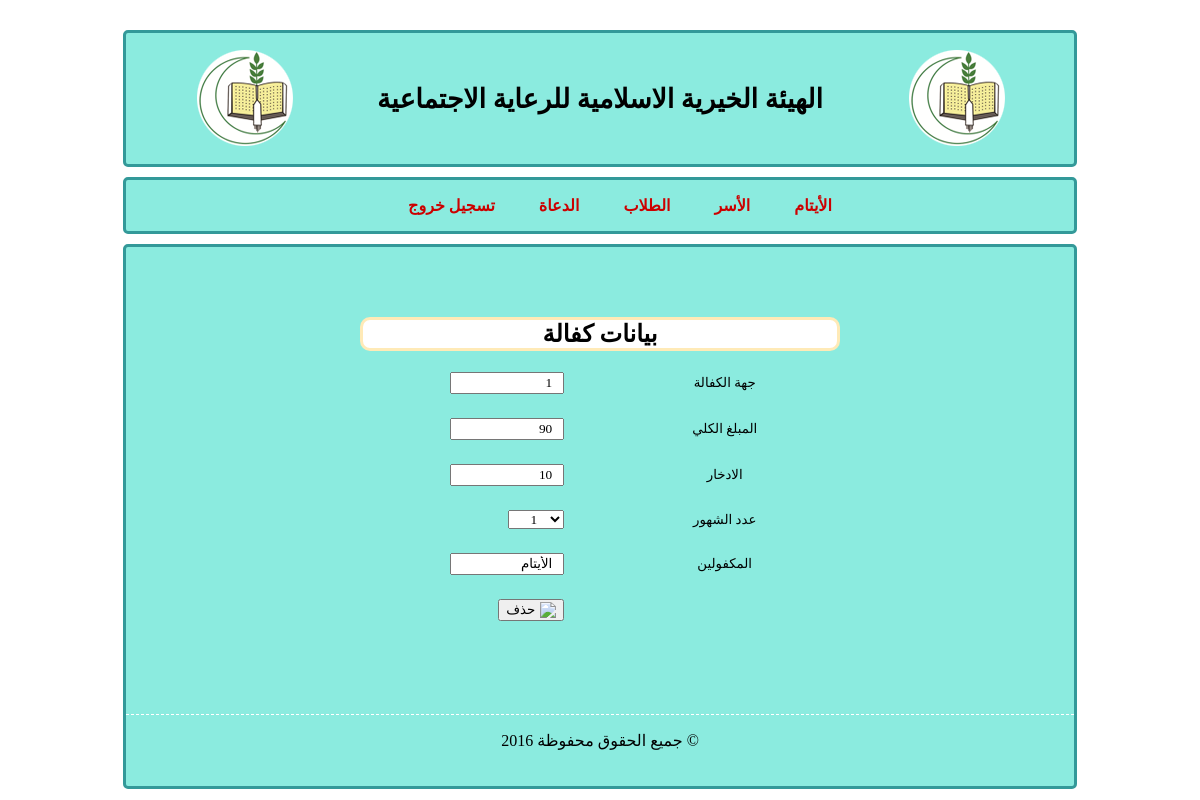
/admin/kafala/kafala.php?id=1, run on the app's committed database.
### tables this page shows
CREATE TABLE IF NOT EXISTS `sponsorship` (
  `id` int(11) NOT NULL AUTO_INCREMENT,
  `amount` int(11) NOT NULL,
  `date` date NOT NULL,
  `saving` int(11) NOT NULL,
  `sponsor` int(11) NOT NULL,
  `month_no` int(11) NOT NULL,
  `sponsored` int(11) NOT NULL,
  PRIMARY KEY (`id`),
  KEY `sponsor` (`sponsor`)
);

### utils/kafalaAPI.php (called while the page is built, shortened)
<?php
function fp_kafala_get($extra = ''){
	$query = sprintf("SELECT * FROM `sponsorship` %s",$extra);
	$qresult = @mysql_query($query);
	$rcount = mysql_num_rows($qresult);
	$kafala = array();
	for($i = 0 ; $i < $rcount ; $i++)
		$kafala[@count($kafala)] = @mysql_fetch_object($qresult);
	return $kafala ;
	}
function fp_kafala_get_by_id($id){
	$oid = (int)$id;
	$kafalas = fp_kafala_get("WHERE `id` = ".$oid);
	$kafala = $kafalas[0];
	return $kafala ;
	}
?>

### admin/kafala/kafala.php (the view, shortened to what this page needs)
<!DOCTYPE html PUBLIC "-//W3C//DTD XHTML 1.0 Transitional//EN" "http://www.w3.org/TR/xhtml1/DTD/xhtml1-transitional.dtd">
<html xmlns="http://www.w3.org/1999/xhtml">
<head>
<link href="../../style/pageStyle.css" rel="stylesheet" type="text/css" />
</head>
<body>
<div id="title">
<table width="90%" border="0" align="center">
  <tr>
    <td><img src="../../images/logo.png" /></td>
    <td><h1>الهيئة الخيرية الاسلامية للرعاية الاجتماعية</h1></td>
    <td><img src="../../images/logo.png" /></td>
  </tr>
</table>
</div>
<div class="menu">
	<ul>
      <li><a href="../employee/orphan/cars.html">تسجيل خروج</a>
      <li><a href="../employee/orphan/customers.html">الدعاة</a>
      <li><a href="../employee/orphan/employees.html">الطلاب</a>
      <li><a href="../employee/orphan/reports.html">الأسر</a>
      <li><a href="../employee/orphan/main.html">الأيتام</a>
   </ul>
</div>
<div class="main">
<div class="login">
    <h2 align="center" class="adress">بيانات كفالة </h2>
<br />
<?php
	include('../../utils/db.php');
	include('../../utils/kafalaAPI.php');
	$id = $_GET['id'];
	$sponsorship = fp_kafala_get_by_id($id);
?>
    <table width="60%" border="0" align="center">
    <td align="right" width="44%"><input class="textFiels" name="total" type="text" id="total" value="<?php echo $sponsorship->sponsor?>" size="10" maxlength="30" /></td>
    <td align="center" width="56%">جهة الكفالة</td>
      <tr>
    <td>&nbsp;</td>
    <td>&nbsp;</td>
  </tr>
  <tr>
      <td align="right"><input class="textFiels" name="total" type="text" id="total" value="<?php echo $sponsorship->amount?>" size="10" maxlength="30" /></td>
    <td align="center">المبلغ الكلي</td>
    </tr>
      <tr>
    <td>&nbsp;</td>
    <td>&nbsp;</td>
  </tr>
  <tr>
    <td align="right"><input class="textFiels" name="saving" type="text" id="saving" value="<?php echo $sponsorship->saving?>" size="10" maxlength="30" /></td>
    <td align="center">الادخار</td>
    </tr>
      <tr>
    <td>&nbsp;</td>
    <td>&nbsp;</td>
  </tr>
  <tr>
    <td align="right"><select class="textFiels" id="months">
  	  <?php
	  for($i=1 ; $i <= 12 ; $i++)
  	  echo "<option value='".$i."'>$i</option>'";
	  ?>
	  </select></td>
    <td align="center">عدد الشهور</td>
  </tr>
    <tr>
    <td>&nbsp;</td>
    <td>&nbsp;</td>
  </tr>
  <tr>
    <td align="right">
        <input class="textFiels" name="saving" type="text" id="saving" value="<?php fp_get_sponsored($sponsorship->sponsored)?>" size="10" maxlength="30" />
    </td>
    <td align="center">المكفولين</td>
  </tr>
  <tr>
    <td>&nbsp;</td>
    <td>&nbsp;</td>
  </tr>
  <tr>
    <td align="right"><button name="add"  type="button" onclick="ajax(<?php echo $sponsorship->id?>)"> حذف <img  align="right" src="../../images/style images/delete_icon.png" style="padding-left:5px" /></button></td>
    <td>&nbsp;</td>
  </tr>
  <tr>
    <td>&nbsp;</td>
    <td>&nbsp;</td>
  </tr>
    </table>
</div>
<div id="footer">
<p>جميع الحقوق محفوظة 2016 &copy;</p>
</div>
</div>
</body>
</html>

### style/pageStyle.css (style rules this page uses)
* { font-family:Droid Arabic Kufi; }
* td { font-size: 10pt; }
.main { width:80%; margin:0 auto ; border:#399 solid 3px ; border-radius:5px; margin-top:10px; padding:20px 0 20px 0 ; background:#8BEBDF; }
#title { padding:10px 0 10px 0 ; width:80%; margin:0 auto ; border:#399 solid 3px ; border-radius:5px; margin-top:30px; background:#8BEBDF; text-align:center; }
.menu { width:80%; margin:0 auto ; border:#399 solid 3px ; border-radius:5px; margin-top:10px; background:#8BEBDF; text-align:center; }
.menu ul { list-style-type:none; }
.menu ul li { display:inline; padding: 0 20px 0 20px; }
.menu a { color:#C00; font-weight:bold; text-decoration:none; }
.adress { background: #Fff; margin: 0 auto; width: 50%; border: solid #FFEAB7 3px ; border-radius: 10px; }
#title h1 { color: #000; }
.login { margin-top:50px; margin-bottom:50px; }
.textFiels { padding-left:10px; padding-right:10px; text-align:right; }
#footer { margin-top:70px; text-align:center; border-top:dashed 1px #fff ; }

### data on the page
sponsorship: total "1", total "90", saving "10", saving "الأيتام"

### other printed values
form field value "1"
